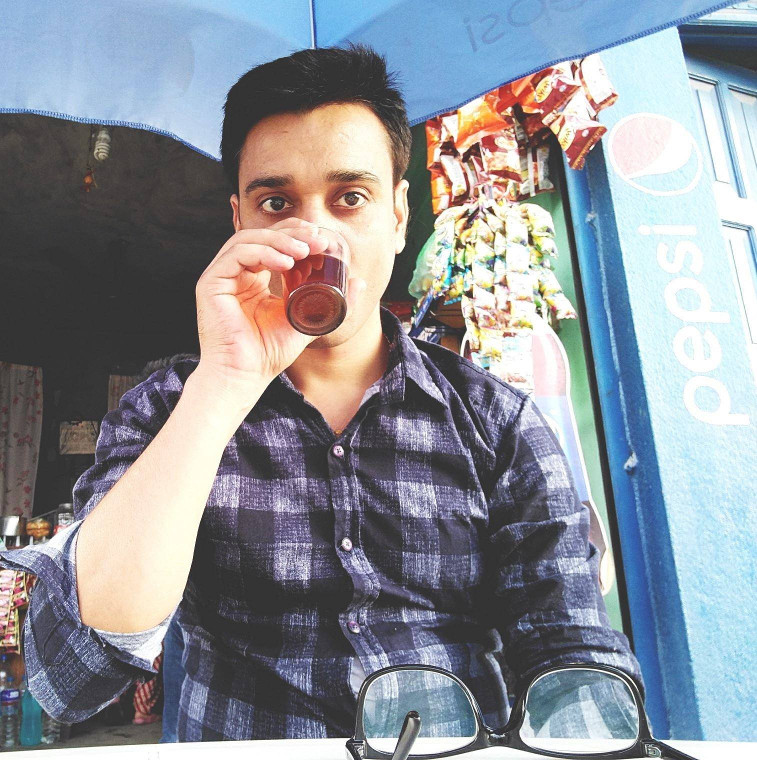
//> input picture images/ashok.jpg, 757 x 760 px
$ ./main ../images/ashok.jpg ../images/flag.jpg   (built with g++ and OpenCV 4)
//> lines starting //> are read from the running program, lines starting //| are printed output that depends on the picture; after the words box and inside, x2 and y2 are one past the last pixel; in counts of white or black regions, pixels touching at a corner belong together
#include <iostream>
#include <opencv2/opencv.hpp>

using namespace std;
using namespace cv;

enum ColorMode {
    DEFAULT, GLOBAL, COMPLEX, BEST
};

string winName;
Mat img;
Mat dst;
string text;
ColorMode colorMode;
int contrastUp;
int fontFace = FONT_HERSHEY_SCRIPT_SIMPLEX;
double fontScale = 2;
int fontThickness = 3;

// [71 lines left out: functions colorDetectionByHue, getIndexOfLargestElement, not called in this run]

int *getTextColor(Mat img, Point start, ColorMode colorMode, Size textSize, int contrastUp) {
    static int color[3];
    int RGB_MAX = 255;
    int RGB_MIN = 0;

    Point rectStart = start;
    int padWidth = 10;
    int padHeight = 20;

    Size rectSize = textSize;
    rectSize = Size(rectSize.width + padWidth * 2, rectSize.height + padHeight * 2);
    if (rectSize.height < 1 || rectSize.height > img.rows)rectSize.height = img.rows;
    if (rectSize.width < 1 || rectSize.width > img.rows)rectSize.width = img.cols;

    if (rectStart.x + rectSize.width > img.cols) {
        rectStart.x = img.cols - rectSize.width < 0 ? 0 : img.cols - rectSize.width;
    }

    if (rectStart.y + rectSize.height > img.rows) {
        rectStart.y = img.rows - rectSize.height < 0 ? 0 : img.rows - rectSize.height;
    }

    Rect rect = Rect(rectStart.x, rectStart.y, rectSize.width, rectSize.height);

    if (colorMode == ColorMode::DEFAULT) {
        // Default Color
        color[0] = 0;
        color[1] = 128;
        color[2] = 255;
    } else if (colorMode == ColorMode::BEST) {
        //Best Color
        Mat temp(img, rect);
        Scalar tMean = mean(temp);
        color[0] = (int) (RGB_MAX - tMean[2] + contrastUp);
        color[1] = (int) (RGB_MAX - tMean[1] + contrastUp);
        color[2] = (int) (RGB_MAX - tMean[0] + contrastUp);
    } else if (colorMode == ColorMode::GLOBAL) {
        //Global Color
        Scalar tMean = mean(img);
        color[0] = (int) (RGB_MAX - tMean[2] + contrastUp);
        color[1] = (int) (RGB_MAX - tMean[1] + contrastUp);
        color[2] = (int) (RGB_MAX - tMean[0] + contrastUp);
    } else if (colorMode == ColorMode::COMPLEX) {
        //More Sophisticated Algorithm
        //	% Black= [0 0 0]
        //% White= [255 255 255]
        //% Red =[255 0 0]
        //% Yellow=[255 255 0]
        //% Green =[0 128 0]
        //% Cyan= [0 255 255]
        //% Blue=[0 0 255]
        //% Magenta=[255 0 255]
        double *output = colorDetectionByHue(img);

        int ind = getIndexOfLargestElement(output, 8);
        Scalar tMean = mean(img);
        if (ind == 1) {//Black
            // color=[0 200 0];
            color[0] = (int) (RGB_MAX - tMean[2]);
            color[1] = (int) (tMean[1] + contrastUp);
            color[2] = (int) (tMean[0] + contrastUp);
        } else if (ind == 2) {//White
            //color=[0 128 180];
            color[0] = (int) (tMean[2] + contrastUp);
            color[1] = (int) (RGB_MAX - tMean[1]);
            color[2] = (int) (RGB_MAX - tMean[0]);
        } else if (ind == 3) {//Red
            color[0] = (int) (RGB_MAX - tMean[2] + contrastUp);
            color[1] = (int) (tMean[1] + contrastUp);
            color[2] = (int) (tMean[0] + contrastUp);
        } else if (ind == 4) {//Yellow
            color[0] = (int) (RGB_MAX - tMean[2]);
            color[1] = (int) (RGB_MAX - tMean[1]);
            color[2] = (int) (tMean[0] + contrastUp);
        } else if (ind == 5) {//Green
            color[0] = (int) (tMean[2] + contrastUp);
            color[1] = (int) (RGB_MAX - tMean[1]);
            color[2] = (int) (RGB_MAX - tMean[0]);
        } else if (ind == 6) {//Cyan
            color[0] = (int) (RGB_MAX - tMean[2]);
            color[1] = (int) (tMean[1] + contrastUp);
            color[1] = (int) (tMean[0] + contrastUp);
        } else if (ind == 7) {//Blue
            color[0] = (int) (tMean[2] + contrastUp);
            color[1] = (int) (tMean[1] + contrastUp);
            color[1] = (int) (RGB_MAX - tMean[0]);
        } else if (ind == 8) {//magenta
            color[0] = (int) (RGB_MAX - tMean[2]);
            color[1] = (int) (tMean[1] + contrastUp);
            color[1] = (int) (RGB_MAX - tMean[0]);
        }
    }

    return color;
}

Mat writeTextOnImage(Mat &img, string text, Point start, ColorMode colorMode, int contrastUp) {
    Mat dst = img.clone();
    Size textSize = getTextSize(text, fontFace,
                                fontScale, fontThickness, 0);
    int *color = getTextColor(dst, start, colorMode, textSize, contrastUp);
    putText(dst, text, start, fontFace, fontScale, CV_RGB(*(color + 0), *(color + 1), *(color + 2)), fontThickness);
    return dst;
}

void onMouse(int event, int x, int y, int flags, void *userData) {
    if ((event == EVENT_MOUSEMOVE && flags == 40/*CTRL*/) || (event == EVENT_LBUTTONDOWN)) {
        Point *p = (Point *) userData;
        p->x = x;
        p->y = y;
        dst = writeTextOnImage(img, text, *p, colorMode, contrastUp);
        imshow(winName, dst);
    } else {
        if (!dst.empty())
            imshow(winName, dst);
    }
}

int main(int argc, char *argv[]) {
    string imageName;
    if (argc == 2) {
        imageName = argv[1];
        text = "Love from Nepal!";
    } else if (argc == 3) {
        imageName = argv[1];
        text = argv[2];
    } else {
        cout << "Uses: " << argv[0] << " <image_path> [<text>]" << endl;
        exit(EXIT_SUCCESS);
    }

    colorMode = ColorMode::BEST;
    contrastUp = 20;

    winName = "Text on Image";
    cvNamedWindow(winName.c_str(), CV_WINDOW_AUTOSIZE);

    img = imread(imageName);
//> img is the input picture: 760 rows x 757 cols, CV_8UC3; mean B, G, R 152.1, 144.5, 139.9

    if (img.empty()) {
        cout << "Invalid image: " << imageName << endl;
        exit(EXIT_SUCCESS);
    }
    imshow(winName, img);

    Point point;
    setMouseCallback(winName, onMouse, (void *) &point);

    for (; ;) {
        int c = waitKey(0);
//> the left mouse button is pressed and released at (189, 190)
//> in getTextColor, `Point rectStart = start;`: rectStart = Point(189, 190)
//> in getTextColor, `Rect rect = Rect(rectStart.x, rectStart.y, rectSize.width, rectSize.he..`: rect = Rect(189, 190, 507, 84)
//> in getTextColor, `Mat temp(img, rect);`:
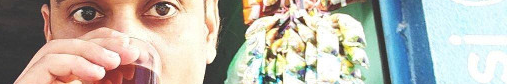
//> temp: 84 rows x 507 cols, CV_8UC3; mean B, G, R 170.2, 179.7, 183.5
//> in getTextColor, `Scalar tMean = mean(temp);`: tMean = Scalar(170.2, 179.7, 183.5)
//> in getTextColor, `color[0] = (int) (RGB_MAX - tMean[2] + contrastUp);`: color = [91, 0, 0]
//> in getTextColor, `color[1] = (int) (RGB_MAX - tMean[1] + contrastUp);`: color = [91, 95, 0]
//> in getTextColor, `color[2] = (int) (RGB_MAX - tMean[0] + contrastUp);`: color = [91, 95, 104]
//> the left mouse button is pressed and released at (567, 190)
//> call 2 of writeTextOnImage, with text = "../images/flag.jpg", start = Point(567, 190), contrastUp = 20
//> call 2 of getTextColor, with start = Point(567, 190), textSize = Size(487, 44), contrastUp = 20
//> in getTextColor (call 2), `Point rectStart = start;`: rectStart = Point(567, 190)
//> in getTextColor (call 2), `rectStart.x = img.cols - rectSize.width < 0 ? 0 : img.cols - rectSize...`: rectStart = Point(250, 190)
//> in getTextColor (call 2), `Rect rect = Rect(rectStart.x, rectStart.y, rectSize.width, rectSize.he..`: rect = Rect(250, 190, 507, 84)
//> in getTextColor (call 2), `Mat temp(img, rect);`:
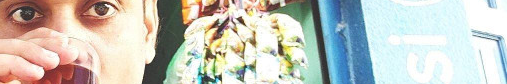
//> temp: 84 rows x 507 cols, CV_8UC3; mean B, G, R 188.7, 196.8, 196.3
//> in getTextColor (call 2), `Scalar tMean = mean(temp);`: tMean = Scalar(188.7, 196.8, 196.3)
//> in getTextColor (call 2), `color[0] = (int) (RGB_MAX - tMean[2] + contrastUp);`: color = [78, 95, 104]
//> in getTextColor (call 2), `color[1] = (int) (RGB_MAX - tMean[1] + contrastUp);`: color = [78, 78, 104]
//> in getTextColor (call 2), `color[2] = (int) (RGB_MAX - tMean[0] + contrastUp);`: color = [78, 78, 86]
//> in writeTextOnImage (call 2), `putText(dst, text, start, fontFace, fontScale, CV_RGB(*(color + 0), *(..`:
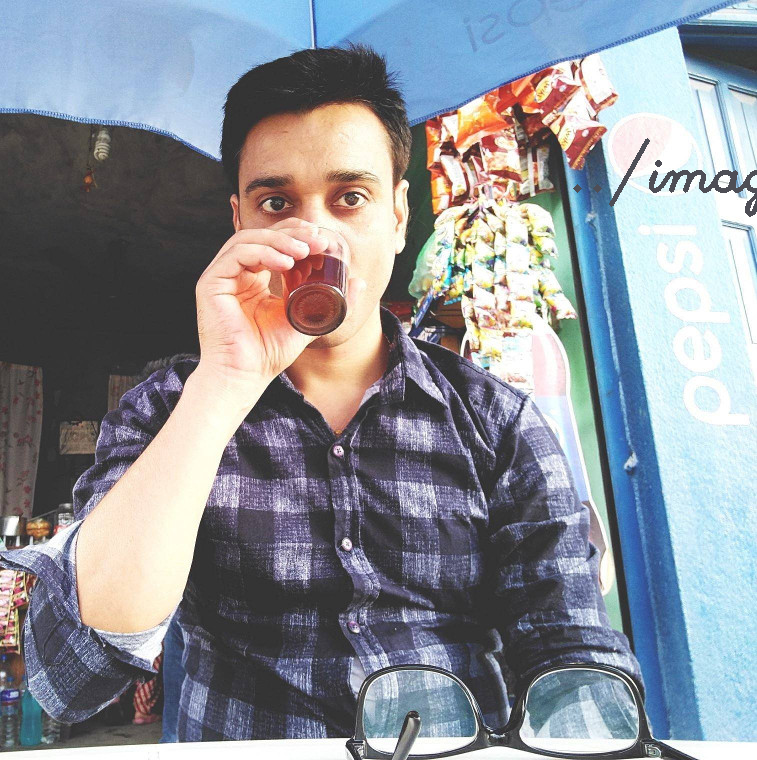
//> dst: 760 rows x 757 cols, CV_8UC3; 0.33% of pixels changed, all inside (x1, y1, x2, y2) = (573, 138, 757, 217)
//> the left mouse button is pressed and released at (567, 570)
//> call 3 of writeTextOnImage, with text = "../images/flag.jpg", start = Point(567, 570), contrastUp = 20
//> call 3 of getTextColor, with start = Point(567, 570), textSize = Size(487, 44), contrastUp = 20
//> in getTextColor (call 3), `Point rectStart = start;`: rectStart = Point(567, 570)
//> in getTextColor (call 3), `rectStart.x = img.cols - rectSize.width < 0 ? 0 : img.cols - rectSize...`: rectStart = Point(250, 570)
//> in getTextColor (call 3), `Rect rect = Rect(rectStart.x, rectStart.y, rectSize.width, rectSize.he..`: rect = Rect(250, 570, 507, 84)
//> in getTextColor (call 3), `Mat temp(img, rect);`:
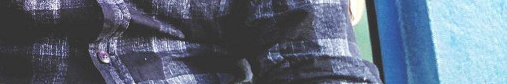
//> temp: 84 rows x 507 cols, CV_8UC3; mean B, G, R 124.2, 106.9, 94.5
//> in getTextColor (call 3), `Scalar tMean = mean(temp);`: tMean = Scalar(124.2, 106.9, 94.51)
//> in getTextColor (call 3), `color[0] = (int) (RGB_MAX - tMean[2] + contrastUp);`: color = [180, 78, 86]
//> in getTextColor (call 3), `color[1] = (int) (RGB_MAX - tMean[1] + contrastUp);`: color = [180, 168, 86]
//> in getTextColor (call 3), `color[2] = (int) (RGB_MAX - tMean[0] + contrastUp);`: color = [180, 168, 150]
//> in writeTextOnImage (call 3), `putText(dst, text, start, fontFace, fontScale, CV_RGB(*(color + 0), *(..`:
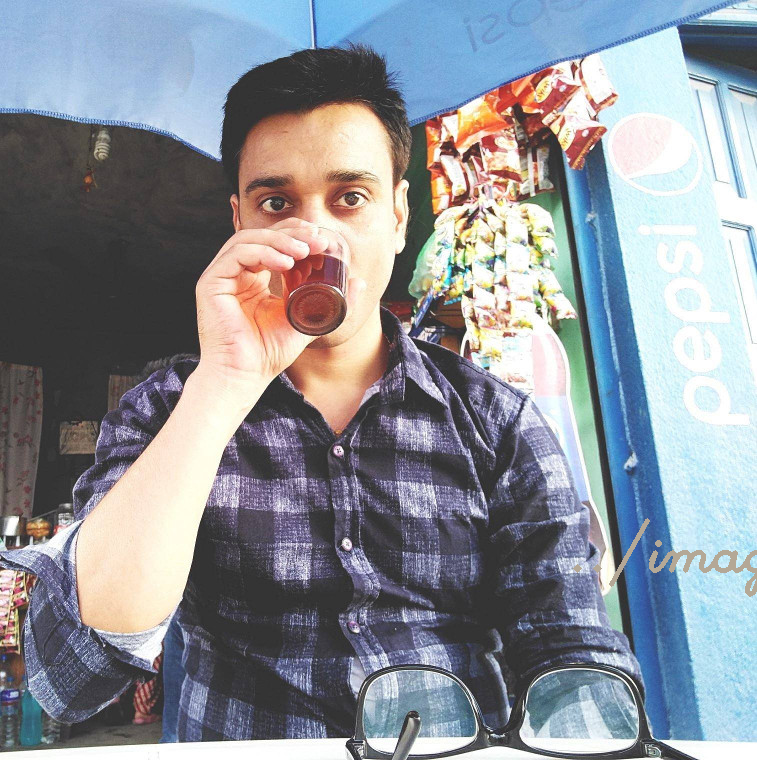
//> dst: 760 rows x 757 cols, CV_8UC3; 0.33% of pixels changed, all inside (x1, y1, x2, y2) = (573, 518, 757, 597)
//> the left mouse button is pressed and released at (189, 570)
//> call 4 of writeTextOnImage, with text = "../images/flag.jpg", start = Point(189, 570), contrastUp = 20
//> call 4 of getTextColor, with start = Point(189, 570), textSize = Size(487, 44), contrastUp = 20
//> in getTextColor (call 4), `Point rectStart = start;`: rectStart = Point(189, 570)
//> in getTextColor (call 4), `Rect rect = Rect(rectStart.x, rectStart.y, rectSize.width, rectSize.he..`: rect = Rect(189, 570, 507, 84)
//> in getTextColor (call 4), `Mat temp(img, rect);`:
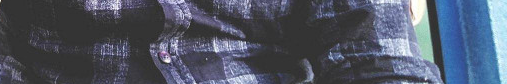
//> temp: 84 rows x 507 cols, CV_8UC3; mean B, G, R 102, 86.3, 79.3
//> in getTextColor (call 4), `Scalar tMean = mean(temp);`: tMean = Scalar(102, 86.27, 79.27)
//> in getTextColor (call 4), `color[0] = (int) (RGB_MAX - tMean[2] + contrastUp);`: color = [195, 168, 150]
//> in getTextColor (call 4), `color[1] = (int) (RGB_MAX - tMean[1] + contrastUp);`: color = [195, 188, 150]
//> in getTextColor (call 4), `color[2] = (int) (RGB_MAX - tMean[0] + contrastUp);`: color = [195, 188, 173]
//> in writeTextOnImage (call 4), `putText(dst, text, start, fontFace, fontScale, CV_RGB(*(color + 0), *(..`:
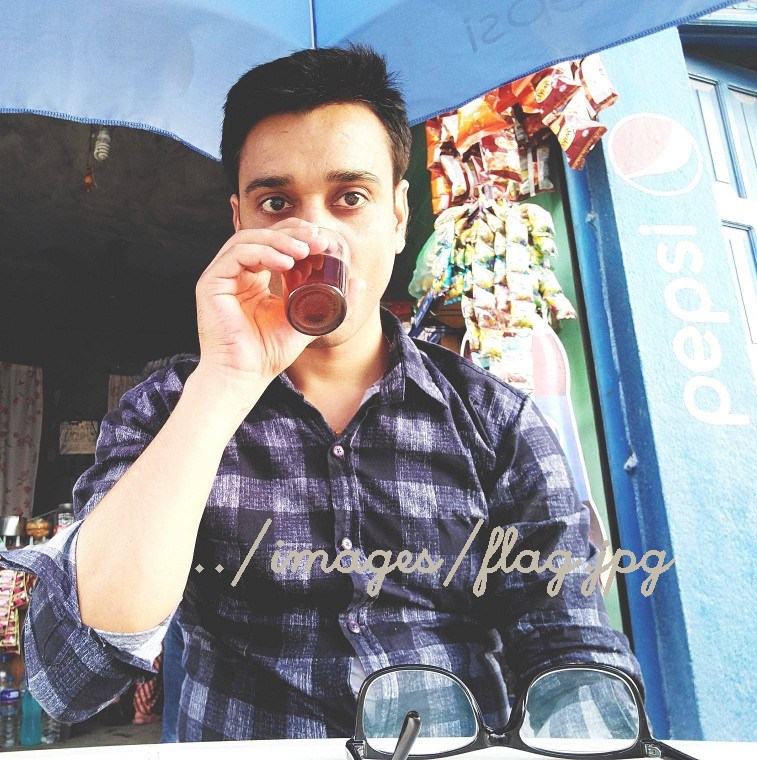
//> dst: 760 rows x 757 cols, CV_8UC3; 1.21% of pixels changed, all inside (x1, y1, x2, y2) = (195, 518, 676, 597)
//> the Esc key is pressed
        if ((c & 255) == 27) {
            cout << "Exiting ..." << endl;
            break;
        }
    }

    return 0;
}

$ run again, on images/flower.jpg
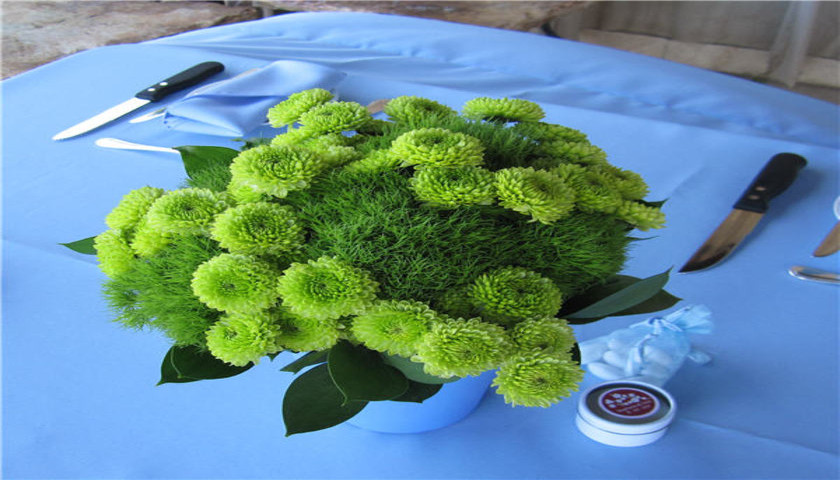
//> input picture images/flower.jpg, 840 x 480 px
//> img is the input picture: 480 rows x 840 cols, CV_8UC3; mean B, G, R 153, 143.3, 103.7
//> in getTextColor, `Point rectStart = start;`: rectStart = Point(210, 120)
//> in getTextColor, `rectStart.x = img.cols - rectSize.width < 0 ? 0 : img.cols - rectSize...`: rectStart = Point(0, 120)
//> rect = Rect(0, 120, 840, 84)
//> tMean = Scalar(133.7, 147.9, 106.5)
//> in getTextColor, `color[0] = (int) (RGB_MAX - tMean[2] + contrastUp);`: color = [168, 0, 0]
//> in getTextColor, `color[1] = (int) (RGB_MAX - tMean[1] + contrastUp);`: color = [168, 127, 0]
//> in getTextColor, `color[2] = (int) (RGB_MAX - tMean[0] + contrastUp);`: color = [168, 127, 141]
//> in getTextColor (call 3), `Point rectStart = start;`: rectStart = Point(630, 360)
//> in getTextColor (call 3), `rectStart.x = img.cols - rectSize.width < 0 ? 0 : img.cols - rectSize...`: rectStart = Point(0, 360)
//> rect = Rect(0, 360, 840, 84)
//> in getTextColor (call 3), `Mat temp(img, rect);`:
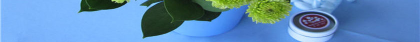
//> temp: 84 rows x 840 cols, CV_8UC3 (shown at 1/2 size); mean B, G, R 183.4, 140.2, 94.8
//> tMean = Scalar(183.4, 140.2, 94.78)
//> in getTextColor (call 3), `color[0] = (int) (RGB_MAX - tMean[2] + contrastUp);`: color = [180, 127, 141]
//> in getTextColor (call 3), `color[1] = (int) (RGB_MAX - tMean[1] + contrastUp);`: color = [180, 134, 141]
//> in getTextColor (call 3), `color[2] = (int) (RGB_MAX - tMean[0] + contrastUp);`: color = [180, 134, 91]
//> in writeTextOnImage (call 4), `putText(dst, text, start, fontFace, fontScale, CV_RGB(*(color + 0), *(..`:
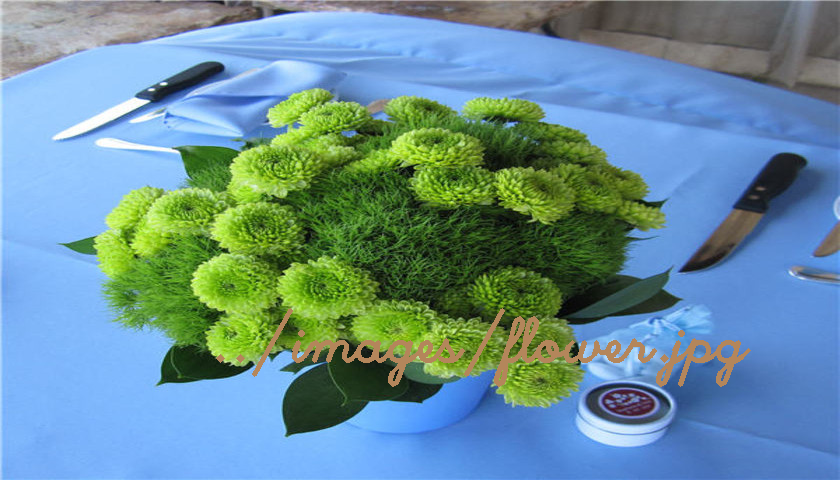
//> dst: 480 rows x 840 cols, CV_8UC3; mean B, G, R 152.7, 143.3, 105.3

$ run again, on images/poppies-daisies_tn2.jpg
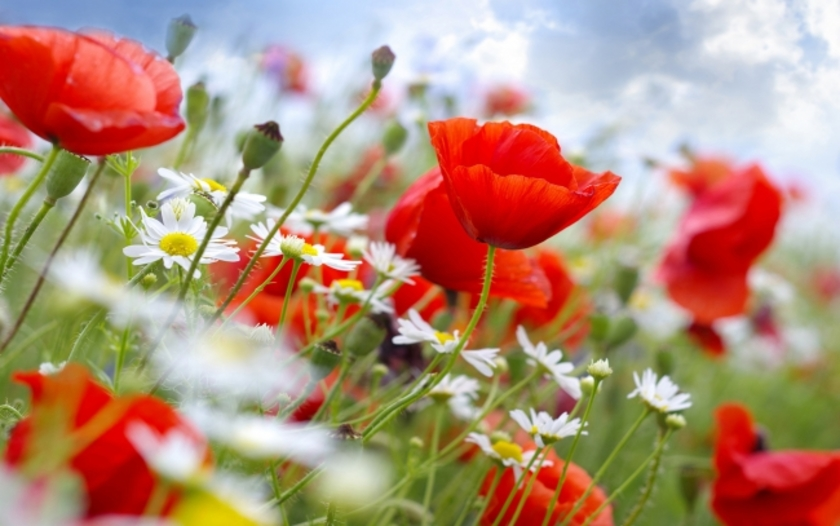
//> input picture images/poppies-daisies_tn2.jpg, 840 x 526 px
//> img is the input picture: 526 rows x 840 cols, CV_8UC3; mean B, G, R 118.6, 141.2, 178.6
//> in getTextColor, `Point rectStart = start;`: rectStart = Point(210, 131)
//> in getTextColor, `rectStart.x = img.cols - rectSize.width < 0 ? 0 : img.cols - rectSize...`: rectStart = Point(0, 131)
//> rect = Rect(0, 131, 840, 84)
//> tMean = Scalar(118.9, 135.8, 194.7)
//> in getTextColor, `color[0] = (int) (RGB_MAX - tMean[2] + contrastUp);`: color = [80, 0, 0]
//> in getTextColor, `color[1] = (int) (RGB_MAX - tMean[1] + contrastUp);`: color = [80, 139, 0]
//> in getTextColor, `color[2] = (int) (RGB_MAX - tMean[0] + contrastUp);`: color = [80, 139, 156]
//> in getTextColor (call 3), `Point rectStart = start;`: rectStart = Point(630, 394)
//> in getTextColor (call 3), `rectStart.x = img.cols - rectSize.width < 0 ? 0 : img.cols - rectSize...`: rectStart = Point(0, 394)
//> rect = Rect(0, 394, 840, 84)
//> in getTextColor (call 3), `Mat temp(img, rect);`:
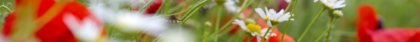
//> temp: 84 rows x 840 cols, CV_8UC3 (shown at 1/2 size); mean B, G, R 78.3, 123.4, 159.2
//> tMean = Scalar(78.26, 123.4, 159.2)
//> in getTextColor (call 3), `color[0] = (int) (RGB_MAX - tMean[2] + contrastUp);`: color = [115, 139, 156]
//> in getTextColor (call 3), `color[1] = (int) (RGB_MAX - tMean[1] + contrastUp);`: color = [115, 151, 156]
//> in getTextColor (call 3), `color[2] = (int) (RGB_MAX - tMean[0] + contrastUp);`: color = [115, 151, 196]
//> in writeTextOnImage (call 4), `putText(dst, text, start, fontFace, fontScale, CV_RGB(*(color + 0), *(..`:
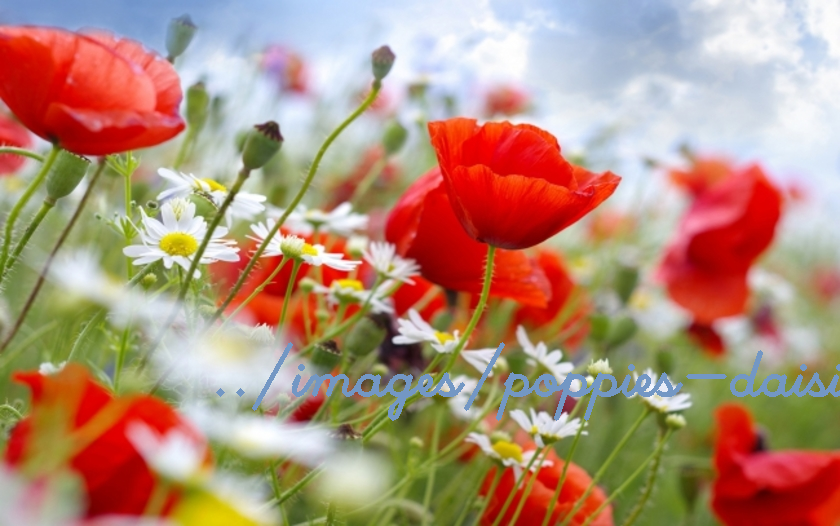
//> dst: 526 rows x 840 cols, CV_8UC3; mean B, G, R 120.2, 141.2, 178
